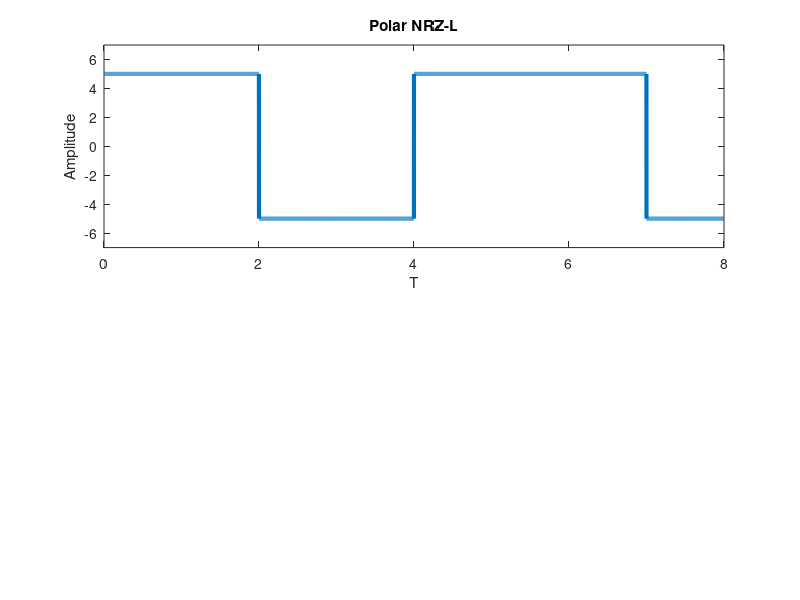

MATLAB code to generate this figure:
clc;
clear all;
close all

% Polar NRZ-L

% modulation
% bits = input('prompt')
bits = [1 1 0 0 1 1 1 0];
voltage = 5;
bitrate = 1;
n = 1000; % sampling frequency
T = length(bits)/bitrate; % total time
N = n*length(bits);
dt = T/N; % time for each sample point
t = 0:dt:T;
x = -voltage * ones(1, length(t));
disp(x)
for i = 1:length(bits)
    if bits(i) == 1
      x((i-1)*n+1:i*n) = voltage;
    end
end

subplot(2, 1, 1);
plot(t, x, 'linewidth', 3);
ylim([-7, 7]);
xlabel('T');
ylabel('Amplitude');
title('Polar NRZ-L');

% demodulation
index = 0;

for i = 1:length(t)
  if t(i) > index
    index = index + 1;
    if x(i) > 0
      result(index) = 1;
    else
      result(index) = 0;
    end
  end
end

disp('Polar NRZ-L decoding');
disp(result)
